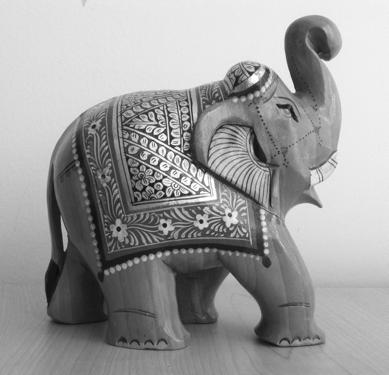
#> input picture data/images/elephantImage.png, 389 x 375 px
$ jupyter execute 08-feature_matching.ipynb
#> lines starting #> are read from the running program, lines starting #| are printed output that depends on the picture
[cell 1]
import requests
import cv2
from matplotlib import pyplot as plt
import numpy as np

from utils import *

## Feature Matching
This script identifies keypoints and generates descriptors in two images using detectors like SIFT or other options available in OpenCV. The subsequent step involves matching each keypoint in the first image with corresponding points in the second image using a brute force matcher. Specifically, for each keypoint in the first image, the script calculates the distances between the descriptors of that point and all the descriptors in the second image. The keypoint in the second image with the minimum distance is considered a match. The matches are then sorted based on distance, and the script plots the top few matches for visualization.

[Additional reading](https://opencv24-python-tutorials.readthedocs.io/en/latest/py_tutorials/py_feature2d/py_matcher/py_matcher.html)

[cell 2]
# Load images
image1 = cv2.imread('data/images/elephantImage.png', cv2.IMREAD_GRAYSCALE)
#> image1 is the input picture: shape (375, 389); min 0, max 255, mean 156.3
image2 = cv2.imread('data/images/sceneImage.png', cv2.IMREAD_GRAYSCALE)
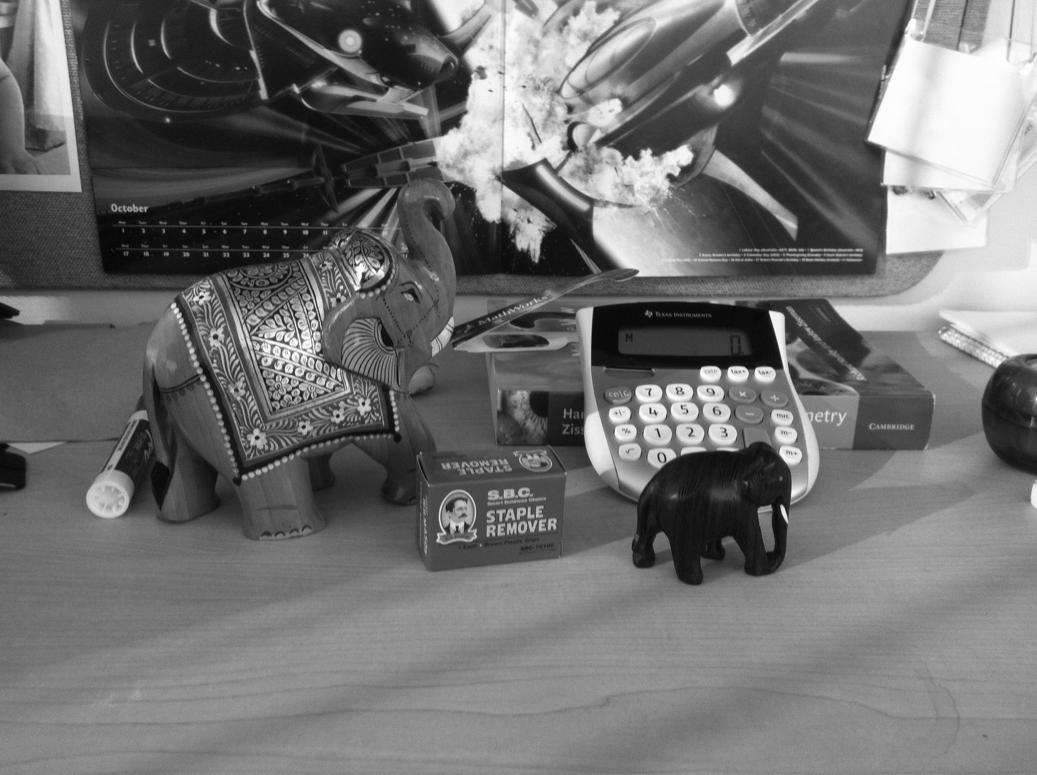
#> input picture data/images/sceneImage.png, 1037 x 775 px
#> image2 is the input picture: shape (775, 1037); min 0, max 255, mean 112.3

# Initialize SIFT detector
feat = cv2.SIFT_create()

# Find the keypoints and descriptors
keypoints1, descriptors1 = feat.detectAndCompute(image1, None)
#> keypoints1 = 922 keypoints; strongest (x, y, size): (201, 221, 2.7), (165, 225, 2.9), (309, 44, 34), (172, 195, 2.7)
keypoints2, descriptors2 = feat.detectAndCompute(image2, None)
#> keypoints2 = 3402 keypoints; strongest (x, y, size): (777, 319, 10.5), (201, 297, 2.4), (783, 509, 3.7), (723, 96, 16.2)

# Create BFMatcher (Brute Force Matcher)
bf = cv2.BFMatcher()

# Match descriptors
matches = bf.match(descriptors1, descriptors2)
#> matches = 922 matches

# Sort them in ascending order of distance
matches = sorted(matches, key=lambda x: x.distance)

# Draw matches
img_matches = cv2.drawMatches(image1, keypoints1, image2, keypoints2, matches[:200],
                              cv2.DRAW_MATCHES_FLAGS_DRAW_RICH_KEYPOINTS,
                              singlePointColor=(255, 0, 0), matchColor=(0, 255, 0))
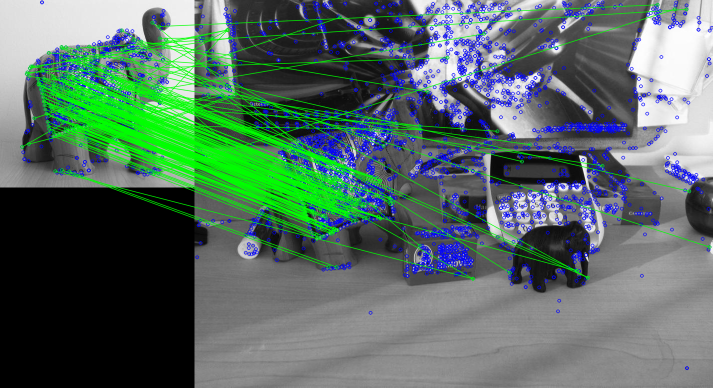
#> img_matches: shape (775, 1426, 3) (shown at 1/2 size); mean of channels 0, 1, 2 99.9, 109.1, 86.7; drawn as B, G, R

# Plot the matches using Matplotlib
plt.imshow(img_matches)
plt.title('Feature Matching'),plt.axis('off')
plt.show(),

## Feature matching with ratio test
This script performs the same keypoint detection, descriptor generation, and matching process as the previous one. However, it introduces a ratio test during the matching phase. Instead of selecting the point with the minimum distance, it considers the ratio of the distances between the best and second-best matches. If this ratio is below a certain threshold, the match is considered valid. The script then proceeds to sort and visualize the matches based on this ratio test.

[cell 3]
# Load images
image1 = cv2.imread('data/images/elephantImage.png', cv2.IMREAD_GRAYSCALE)
image2 = cv2.imread('data/images/sceneImage.png', cv2.IMREAD_GRAYSCALE)

# Initialize SIFT detector
feat = cv2.SIFT_create()

# Find the keypoints and descriptors
keypoints1, descriptors1 = feat.detectAndCompute(image1, None)
keypoints2, descriptors2 = feat.detectAndCompute(image2, None)

# Create BFMatcher (Brute Force Matcher)
bf = cv2.BFMatcher()
matches = bf.knnMatch(descriptors1,descriptors2, k=2)

# Apply ratio test
good = []
for m,n in matches:
    if m.distance < 0.75*n.distance:
        good.append(m)
#> after the loop, good = 161 matches

# Draw matches
img_matches = cv2.drawMatches(image1, keypoints1, image2, keypoints2, good,
                              cv2.DRAW_MATCHES_FLAGS_DRAW_RICH_KEYPOINTS,
                              singlePointColor=(255, 0, 0), matchColor=(0, 255, 0))
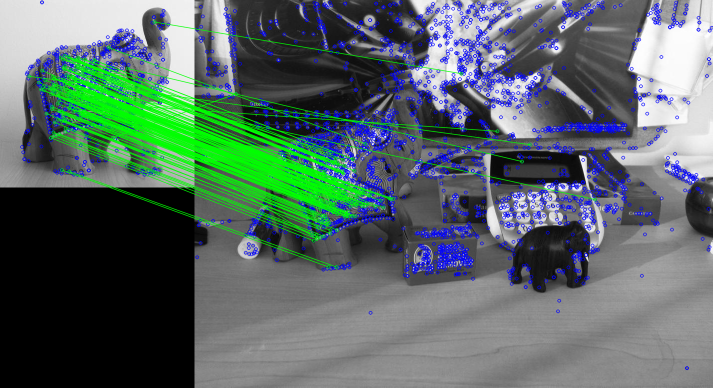
#> img_matches: shape (775, 1426, 3) (shown at 1/2 size); mean of channels 0, 1, 2 102.4, 105.4, 88.6; drawn as B, G, R

# Plot the matches using Matplotlib
plt.imshow(img_matches)
plt.title('SIFT Feature Matching')
plt.show()

## Affine Transformation

[cell 4]
# Tranforming points
# Define the original square points (counter-clockwise order)
original_pts = np.array([[-1, -1], [1, -1], [1, 1], [-1, 1], [-1, -1]]).T
original_pts = np.row_stack((original_pts, np.ones(original_pts.shape[1])))

# Plot the original square
plt.plot(original_pts[0,:], original_pts[1,:], label='Original Square', color='blue')

# transformation Matrix
scale_factor = 1
rotation_angle = 0  # in degrees
shear_factor = -.1

# Create transformation matrices
scale_matrix = np.array([[scale_factor, 0, 0],
                        [0, scale_factor, 0],
                        [0, 0, 1]])

rotation_angle_rad = np.radians(rotation_angle)
rotation_matrix = np.array([[np.cos(rotation_angle_rad), -np.sin(rotation_angle_rad), 0],
                            [np.sin(rotation_angle_rad), np.cos(rotation_angle_rad), 0],
                            [0, 0, 1]])

shear_matrix = np.array([[1, shear_factor, 0],
                        [shear_factor, 1, 0],
                        [0, 0, 1]])

# Combine the matrices to get the homography matrix
affine_matrix = np.dot(shear_matrix, np.dot(rotation_matrix, scale_matrix))

# Apply the transformation to each point
transformed_pts = np.dot(affine_matrix, original_pts)

# Plot the transformed square
plt.plot(transformed_pts[0,:], transformed_pts[1,:], label='Transformed Square', linestyle='dashed', color='red')

# Set plot properties
plt.title('Original and Transformed Square')
plt.xlabel('X-axis')
plt.ylabel('Y-axis')
plt.axis('equal')
plt.legend()
plt.grid(True)
plt.show()
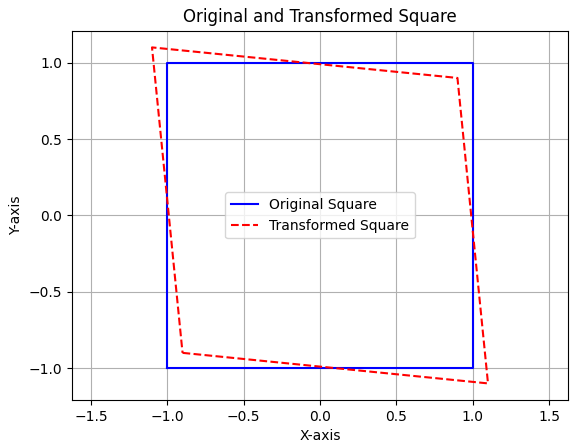
#> figure drawn by matplotlib, 1 panel

[cell 5]
# Load the image
image = cv2.imread('data/images/sceneImage.png')

# Define scale, rotation, and shear factors
scale_factor = 1
rotation_angle = 20  # in degrees
shear_factor = 0

# Create transformation matrices
scale_matrix = np.array([[scale_factor, 0, 0],
                        [0, scale_factor, 0],
                        [0, 0, 1]])

rotation_angle_rad = np.radians(rotation_angle)
rotation_matrix = np.array([[np.cos(rotation_angle_rad), -np.sin(rotation_angle_rad), 0],
                            [np.sin(rotation_angle_rad), np.cos(rotation_angle_rad), 0],
                            [0, 0, 1]])

shear_matrix = np.array([[1, shear_factor, 0],
                        [shear_factor, 1, 0],
                        [0, 0, 1]])
# Combine the matrices to get the homography matrix
affine_matrix = np.dot(shear_matrix, np.dot(rotation_matrix, scale_matrix))

if 1:
    # top-left pixel is the origin
    # Apply the transformation using warpPerspective
    output_image = cv2.warpPerspective(image, affine_matrix, (image.shape[1], image.shape[0]))
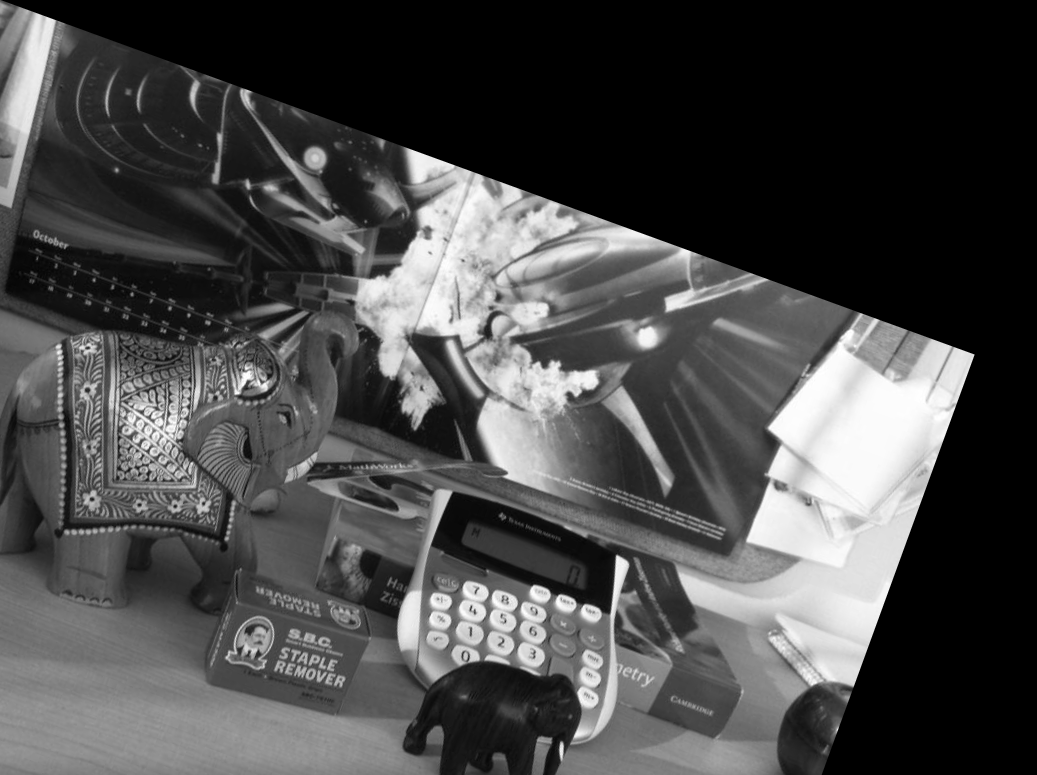
#> output_image: shape (775, 1037, 3); min 0, max 255, mean 73.3

else:
    # Make center of image as the origin
    T_matrix = np.array([[1, 0, image.shape[1]/2],
                     [0, 1, image.shape[0]/2],
                     [0, 0, 1]])
    affine_matrix = np.dot(np.dot(T_matrix, affine_matrix), np.linalg.inv(T_matrix))
    output_image = cv2.warpPerspective(image, affine_matrix, (image.shape[1], image.shape[0]))

# Display the original and transformed images
plt.figure(figsize = (10,8))
plt.subplot(121)
plt.imshow( image)
plt.subplot(122)
plt.imshow( output_image)

## Homography
Llinear transformation between two image planes

[cell 6]
def create_checkerboard(rows, cols, square_size):
#> called with rows = 8, cols = 8, square_size = 50
    checkerboard = np.zeros((rows*square_size, cols*square_size), dtype=np.uint8)

    for i in range(rows*square_size):
        for j in range(cols*square_size):
            if (i // square_size) % 2 == (j // square_size) % 2:
                checkerboard[i, j] = 255  # Set to white (255 in uint8)

    return checkerboard

rows, cols = 8, 8  # Number of rows and columns
square_size = 50   # Size of each square in pixels

checkerboard = create_checkerboard(rows, cols, square_size)

# Create a homography matrix
scale_factor = 1
rotation_angle = 0  # in degrees
# Create transformation matrices
scale_matrix = np.array([[scale_factor, 0, 0],
                        [0, scale_factor, 0],
                        [0, 0, 1]])
rotation_angle_rad = np.radians(rotation_angle)
rotation_matrix = np.array([[np.cos(rotation_angle_rad), -np.sin(rotation_angle_rad), 0],
                            [np.sin(rotation_angle_rad), np.cos(rotation_angle_rad), 0],
                            [0, 0, 1]])

# Combine the matrices to get the homography matrix
H = np.dot(rotation_matrix, scale_matrix)
H[2,:2] = np.array([0.001,0.001])
T_matrix = np.array([[1, 0, checkerboard.shape[1]/2],
                     [0, 1, checkerboard.shape[0]/2],
                     [0, 0, 1]])

H = np.dot(np.dot(T_matrix, H), np.linalg.inv(T_matrix))

# Apply the transformation using warpPerspective
output_image = cv2.warpPerspective(checkerboard, H, (checkerboard.shape[1], checkerboard.shape[0]))

# Display the checkerboard using matplotlib
plt.imshow(checkerboard, cmap='gray', interpolation='nearest')
#plt.plot(pts1[:,0], pts1[:,1],'r+')
plt.show()
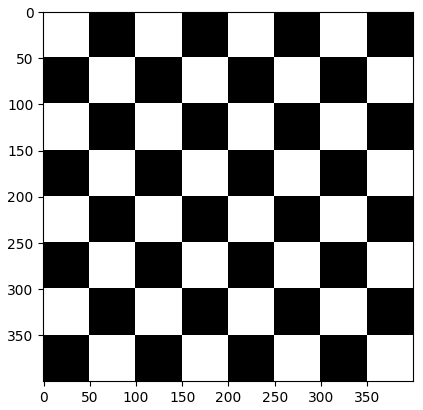
#> figure drawn by matplotlib, 1 panel
plt.imsave('checkerboard1.png',checkerboard)
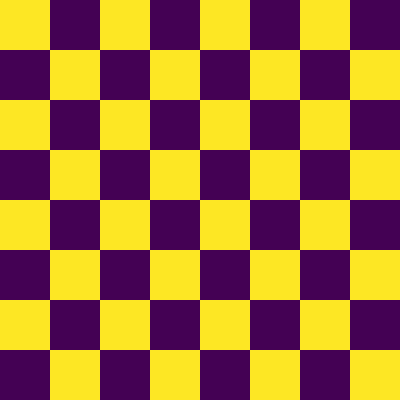
#> saved as checkerboard1.png: shape (400, 400, 3); mean R, G, B 160.5, 116, 60
plt.imshow(output_image, cmap='gray', interpolation='nearest')
#plt.plot(pts2[:,0], pts2[:,1],'r+')
plt.imsave('checkerboard2.png', output_image)
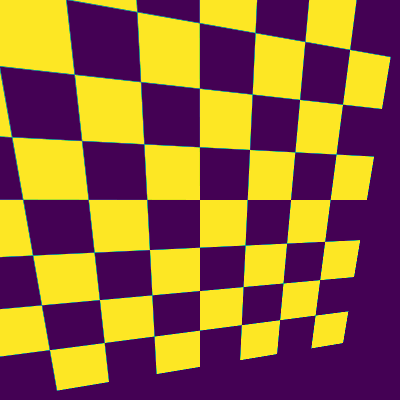
#> saved as checkerboard2.png: shape (400, 400, 3); mean R, G, B 144.9, 100.1, 64.9
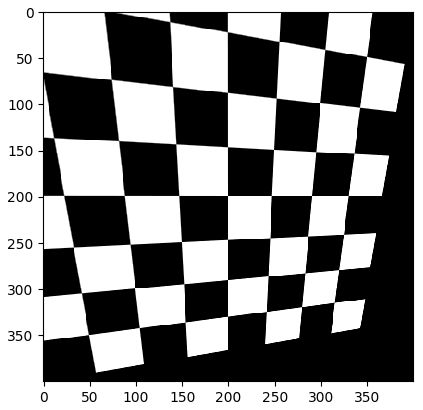
#> figure drawn by matplotlib, 1 panel
